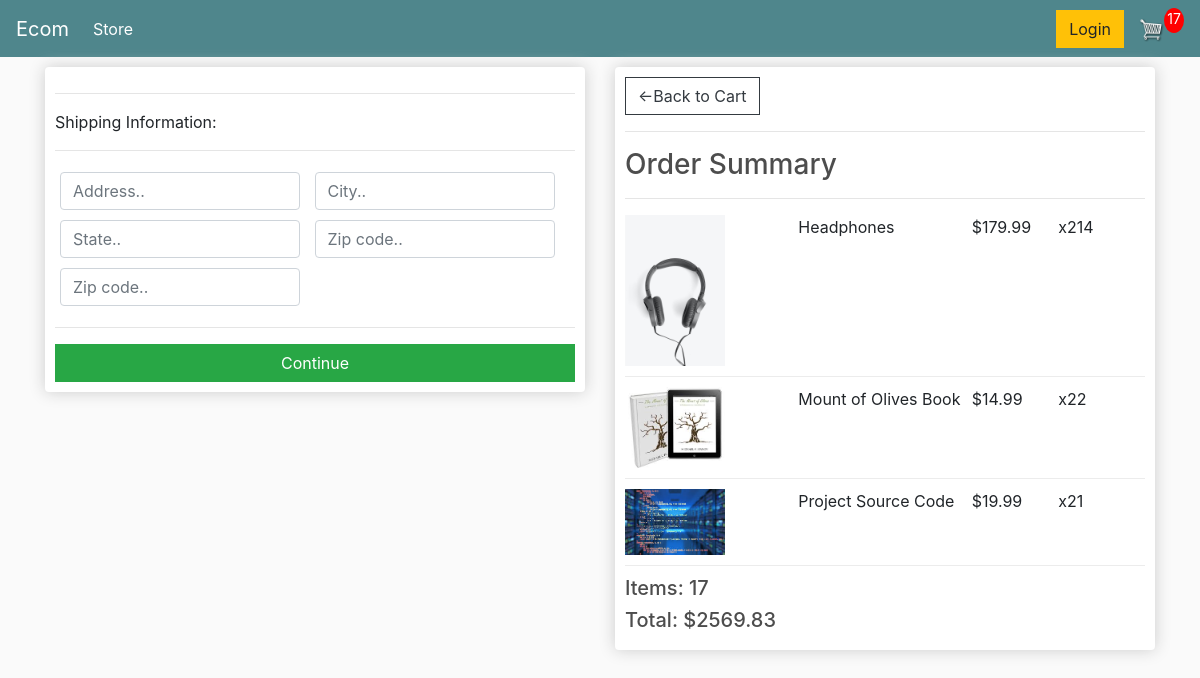
Screenshot of /checkout/ (signed in) with the database file from the repository.
### ecommerceapp/models.py (models this page shows, shortened)
class OrderItem(models.Model):
    product = models.ForeignKey(Product, on_delete=models.SET_NULL, blank=True, null=True)
    order = models.ForeignKey(Order, on_delete=models.SET_NULL, blank=True, null=True)
    quantity = models.IntegerField(default=0, null=True, blank=True)
    date_added = models.DateTimeField(auto_now_add=True)
    @property
    def get_total(self):
        total = self.product.price * self.quantity
        return total

class Product(models.Model):
    name = models.CharField(max_length=200, null=True)
    price = models.DecimalField(max_digits=10, decimal_places=2)
    digital = models.BooleanField(default=False, null=True, blank=False)
    image = models.ImageField(null=True, blank=True)
    @property
    def imageURL(self):
        try:
            url = self.image.url
        except:
            url = ''
        return url

class Order(models.Model):
    customer = models.ForeignKey(Customer, on_delete=models.SET_NULL, blank=True, null=True)
    date_ordered= models.DateTimeField(auto_now_add=True)
    complete = models.BooleanField(default=False, null=True, blank=False)
    transaction_id = models.CharField(max_length=200, null=True)
    @property
    def shipping(self):
        shipping = False
        orderitems = self.orderitem_set.all()
        for i in orderitems:
            if i.product.digital == False:
                shipping = True
        return shipping
    @property
    def get_cart_total(self):
        orderitems = self.orderitem_set.all()
        total = sum([item.get_total for item in orderitems])
        return total
    @property
    def get_cart_items(self):
        orderitems = self.orderitem_set.all()
        total = sum([item.quantity for item in orderitems])
        return total

### ecommerceapp/views.py (the view)
# urls.py: path('checkout/', views.checkout, name='checkout'),
def checkout(request):
    data = cartData(request)
    cartItems = data['cartItems']
    order = data['order']
    items = data['items']
    context={'items':items, 'order': order, 'cartItems': cartItems}
    return render(request,'stores/checkout.html', context)

### ecommerceapp/utils.py (called while the page is built)
def cartData(request):
    if request.user.is_authenticated:
        customer = request.user.customer
        order, created = Order.objects.get_or_create(customer=customer, complete=False)
        items = order.orderitem_set.all()
        cartItems = order.get_cart_items
    else:
        cookieData = cookieCart(request)
        cartItems = cookieData['cartItems']
        order = cookieData['order']
        items = cookieData['items']
    return {'cartItems': cartItems, 'order': order, 'items': items}

### templates/stores/checkout.html (shortened to what this page needs)
{%extends 'stores/main.html'%}
{%load static%}
{%block content%}
<div class="row">
    <div class="col-lg-6">
        <div class="box-element" id="form-wrapper">
        <form id="form">
            <div id="shipping-info">
                <hr>
						<p>Shipping Information:</p>
						<hr>
						<div class="form-field">
							<input class="form-control" type="text" name="address" placeholder="Address..">
						</div>
						<div class="form-field">
							<input class="form-control" type="text" name="city" placeholder="City..">
						</div>
						<div class="form-field">
							<input class="form-control" type="text" name="state" placeholder="State..">
						</div>
						<div class="form-field">
							<input class="form-control" type="text" name="zipcode" placeholder="Zip code..">
						</div>
						<div class="form-field">
							<input class="form-control" type="text" name="country" placeholder="Zip code..">
						</div>
            </div>
            <hr>
            <input id="form-button"  class="btn btn-success btn-block" type="submit" value="Continue">
        </form>
    </div>
    <br>
    </div>
    <div class="col-lg-6">
        <div class="box-element">
            <a class="btn btn-outline-dark" href="{% url 'cart'%}">&#x2190;Back to Cart</a>
            <hr>
            <h3>Order Summary</h3>
            <hr>
            {% for item in items %}
            <div class="cart-row">
                <div style="flex:2"><img class="row-image" src="{{item.product.imageURL}}"></div>
                <div style="flex:2"><p>{{ item.product.name}}</p></div>
                <div style="flex:1"><p>${{item.product.price}}</p></div>
                <div style="flex:1"><p>x2{{item.quantity}}</p></div>
            </div>
            {%endfor%}
            <h5>Items: {{order.get_cart_items}}</h5>
            <h5>Total: ${{order.get_cart_total|floatformat:2}}</h5>
        </div>
    </div>
</div>
{%endblock content%}

### static/css/main.css (style rules this page uses)
body { background-color: hsl(0, 0%, 98%); }
h1,h2,h3,h4,h5,h6 { color:hsl(0, 0%, 30%); }
.box-element { box-shadow:hsl(0, 0%, 80%) 0 0 16px; background-color: #fff; border-radius: 4px; padding: 10px; }
.col-lg-4, .col-lg-6, .col-lg-8, .col-lg-12 { margin-top: 10px; }
.btn { border-radius: 0; }
.row-image { width: 100px; }
.form-field { width:250px; display: inline-block; padding: 5px; }
.cart-row { display: flex; align-items: flex-stretch; padding-bottom: 10px; margin-bottom: 10px; border-bottom: 1px solid #ececec; }

### rows the page displays
OrderItem: product.imageURL (picture), product.name "Headphones", product.price "179.99", quantity "14"
OrderItem: product.imageURL (picture), product.name "Mount of Olives Book", product.price "14.99", quantity "2"
OrderItem: product.imageURL (picture), product.name "Project Source Code", product.price "19.99", quantity "1"
Order: get_cart_items "17", get_cart_total "2569.83"

### other values shown
{{ cartItems }} "17"
